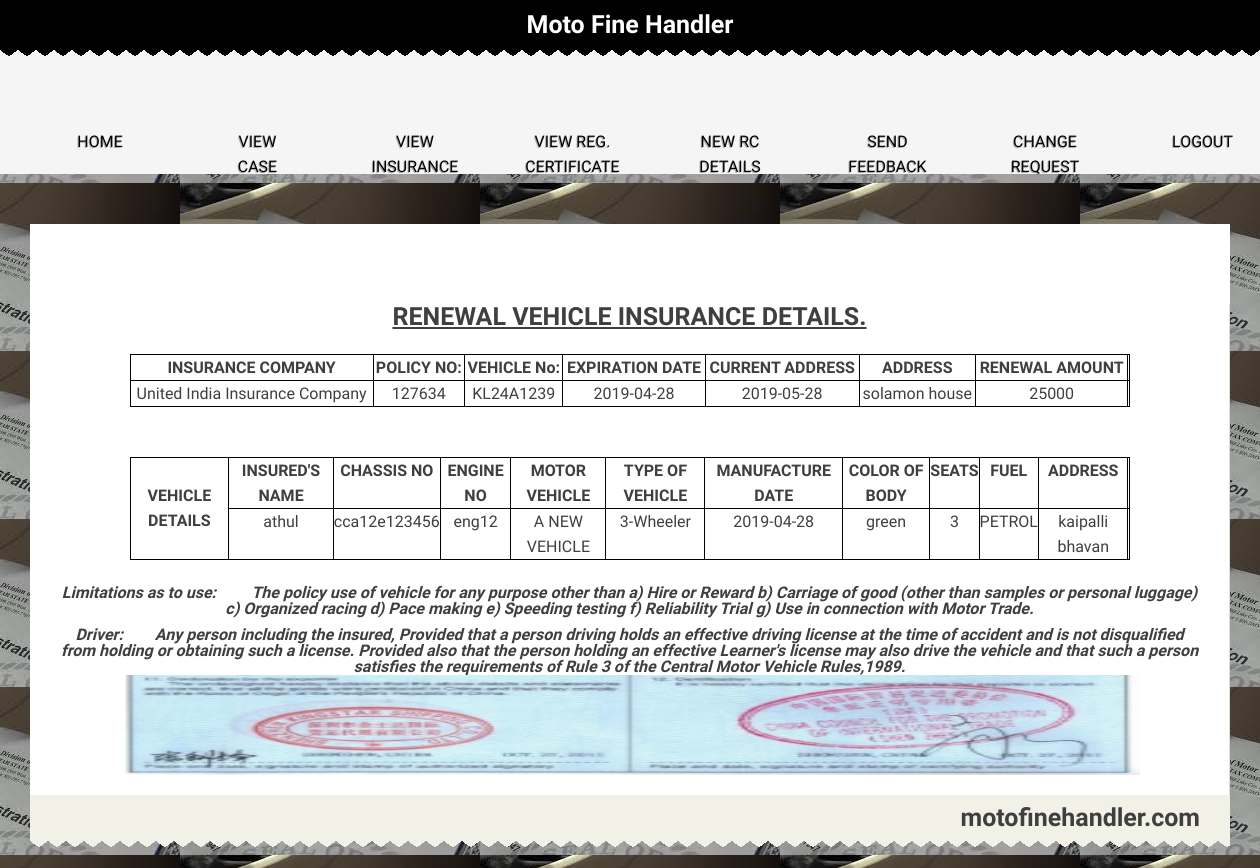
The app's page /viewinsurance.php with its own data.
### tables this page shows
CREATE TABLE IF NOT EXISTS `insurance` (
  `id` int(11) NOT NULL AUTO_INCREMENT,
  `veh_no` varchar(25) NOT NULL,
  `company` varchar(40) NOT NULL,
  `number` varchar(40) NOT NULL,
  `exp_date` date NOT NULL,
  `cdate` date NOT NULL,
  `address` varchar(30) NOT NULL,
  `amount` int(11) NOT NULL,
  `type` char(20) NOT NULL,
  `ccv` int(11) NOT NULL,
  `cardno` bigint(20) NOT NULL,
  PRIMARY KEY (`id`)
);

CREATE TABLE IF NOT EXISTS `rcform` (
  `owner` varchar(15) NOT NULL,
  `chassis` varchar(15) NOT NULL,
  `engine` varchar(15) NOT NULL,
  `motor` varchar(22) NOT NULL,
  `tvehicle` varchar(22) NOT NULL,
  `manufacture` date NOT NULL,
  `color` varchar(22) NOT NULL,
  `seat` varchar(22) NOT NULL,
  `fuel` char(25) NOT NULL,
  `address` varchar(35) NOT NULL,
  `phone` bigint(15) NOT NULL,
  `email` varchar(15) NOT NULL,
  `reg_no` varchar(15) NOT NULL,
  `password` varchar(15) NOT NULL,
  `status` enum('0','1') NOT NULL,
  PRIMARY KEY (`reg_no`)
);

### viewinsurance.php (the view, shortened to what this page needs)
<?php
$query=mysql_query("select * from insurance");
$sql=mysql_num_rows($query);
$q=mysql_query("select * from rcform where status='1'");
$s=mysql_num_rows($q);
?>
<!DOCTYPE html>
<html lang="en">
<head>
  	<link rel="stylesheet" href="css/zerogrid.css">
	<link rel="stylesheet" href="css/style.css">
	<link rel="stylesheet" href="css/slide.css">
	<link rel="stylesheet" href="css/menu.css">
    <link href="font-awesome/css/font-awesome.min.css" rel="stylesheet" type="text/css">
</head>
<body>
<div class="wrap-body">
	<div class="site-title">
		<div class="zerogrid">
			<div class="row">
				<h2 class="t-center">Moto Fine Handler</h2>
			</div>
		</div>
	</div>
    <nav class="cmn-tile-nav">
		<ul class="clearfix">
       <li><a href="userhome.php"style="background-color:whitesmoke;width: 200px; height: 125px;  color: black">Home</a></li>
        <li><a href="viewcase.php"style="background-color:whitesmoke;width: 200px; height: 125px;  color: black">View<br> Case</a></li>
        <li><a href="viewinsurance.php"style="background-color:whitesmoke;width: 200px; height: 125px;  color: black">View<br> Insurance</a></li>
        <li><a href="viewrcform.php"style="background-color:whitesmoke; width: 200px; height: 125px; color: black">View Reg.<br>Certificate</a></li>
        <li><a href="newrc.php"style="background-color:whitesmoke;width: 200px; height: 125px;  color: black">NEW RC <br>DETAILS </a></li>
        <li><a href="send_feed.php"style="background-color:whitesmoke;width: 200px; height: 125px;  color: black">SEND <br> Feedback</a></li>
       <li><a href="changerc.php"style="background-color:whitesmoke;width: 200px; height: 125px;  color: black">Change <br>Request</a></li>
        <li><a href="index_1.php"style="background-color:whitesmoke;width: 200px; height: 125px;  color: black">Logout</a></li>
		</ul>
    </nav>
<section id="container" class="sub-page">
	<div class="wrap-container zerogrid">
		<div class="crumbs">
		</div>
		<div id="main-content">
			<div class="wrap-content">
                            <center><h2><u> RENEWAL VEHICLE INSURANCE DETAILS. </u></h2></center><br>
                <?php
				if($sql==0)
				{
				echo "<h4><center><b>YOUR VEHICLE INSURANCE IS EXPIRED</b></center><h5>";
				}
				else
				{
				?>
                <center>
                    <table style="border:1px solid rgba(0,0,0,1.00); align-content:center;width:1000px">
                <tr style="border:1px solid rgba(0,0,0,1.00);">
                    <th style="border:1px solid rgba(0,0,0,1.00);">INSURANCE COMPANY</th>
                     <th style="border:1px solid rgba(0,0,0,1.00);"> POLICY NO:</th>
                            <th style="border:1px solid rgba(0,0,0,1.00);">VEHICLE No:</th>
                     <th style="border:1px solid rgba(0,0,0,1.00);">EXPIRATION DATE</th>
                      <th style="border:1px solid rgba(0,0,0,1.00);">CURRENT ADDRESS</th>
                        <th style="border:1px solid rgba(0,0,0,1.00);">ADDRESS</th>
                    <th style="border:1px solid rgba(0,0,0,1.00);">RENEWAL AMOUNT</th>
                    </tr>
                <?php
				while($n=mysql_fetch_array($query))
				{
					echo "<tr style='border:1px solid rgba(0,0,0,1.00);'align='center'>"
                                    . "<td style='border:1px solid rgba(0,0,0,1.00);'>$n[2]</td>"
                                                . "<td style='border:1px solid rgba(0,0,0,1.00);'>$n[3]</td>"
                                                . "<td style='border:1px solid rgba(0,0,0,1.00);'>$n[1]</td>"
                                                . "<td style='border:1px solid rgba(0,0,0,1.00);'>$n[4]</td>"
                                                . "<td style='border:1px solid rgba(0,0,0,1.00);'>$n[5]</td>"
                                                . "<td style='border:1px solid rgba(0,0,0,1.00);'>$n[6]</td>"
                                                . "<td style='border:1px solid rgba(0,0,0,1.00);'>$n[7]</td>"
                                                . "<td style='border:1px solid rgba(0,0,0,1.00);'>"
                                                . "</td></tr>";
				}
				}
				?>
                </table></center> <?php
				if($s==0)
				{
				echo "<h4><center>NO VEHICLE REGISTER  CERTIFICATE</center><h5>";
				}
				else
				{
				?>
                <center>
                    <br> <br>
                    <table style="border:1px solid rgba(0,0,0,1.00); align-content:center;width:1000px">
                <tr style="border:1px solid rgba(0,0,0,1.00);">
                    <th rowspan="2" style="border:1px solid rgba(0,0,0,1.00);"><br>VEHICLE DETAILS</th>
                    <th style="border:1px solid rgba(0,0,0,1.00);">INSURED'S NAME</th>
                     <th style="border:1px solid rgba(0,0,0,1.00);">CHASSIS NO</th>
                            <th style="border:1px solid rgba(0,0,0,1.00);">ENGINE NO</th>
                     <th style="border:1px solid rgba(0,0,0,1.00);">MOTOR VEHICLE</th>
                      <th style="border:1px solid rgba(0,0,0,1.00);">TYPE OF VEHICLE</th>
                     <th style="border:1px solid rgba(0,0,0,1.00);">MANUFACTURE DATE</th>
                    <th style="border:1px solid rgba(0,0,0,1.00);">COLOR OF BODY</th>
                    <th style="border:1px solid rgba(0,0,0,1.00);">SEATS</th>
                    <th style="border:1px solid rgba(0,0,0,1.00);">FUEL</th>
                     <th style="border:1px solid rgba(0,0,0,1.00);">ADDRESS</th>
                </tr>
                <?php
				while($n=mysql_fetch_array($q))
				{
					echo "<tr style='border:1px solid rgba(0,0,0,1.00);'align='center'>"
                                    . "<td style='border:1px solid rgba(0,0,0,1.00);'>$n[0]</td>"
                                                . "<td style='border:1px solid rgba(0,0,0,1.00);'>$n[1]</td>"
                                                . "<td style='border:1px solid rgba(0,0,0,1.00);'>$n[2]</td>"
                                                . "<td style='border:1px solid rgba(0,0,0,1.00);'>$n[3]</td>"
                                                . "<td style='border:1px solid rgba(0,0,0,1.00);'>$n[4]</td>"
                                                . "<td style='border:1px solid rgba(0,0,0,1.00);'>$n[5]</td>"
                                                . "<td style='border:1px solid rgba(0,0,0,1.00);'>$n[6]</td>"
                                                . "<td style='border:1px solid rgba(0,0,0,1.00);'>$n[7]</td>"
                                                . "<td style='border:1px solid rgba(0,0,0,1.00);'>$n[8]</td>"
                                                . "<td style='border:1px solid rgba(0,0,0,1.00);'>$n[9]</td>"
                                                . "<td style='border:1px solid rgba(0,0,0,1.00);'>"
                                                . "</td></tr>";
				}
				}
				?>
                    </table><center><br>
                        <H5><i>Limitations as to use:
                            &nbsp;&nbsp;&nbsp;&nbsp;&nbsp;&nbsp;&nbsp; The policy use of vehicle for any purpose other than a) Hire or Reward b) Carriage of good (other than samples or personal luggage)
                     c) Organized racing d) Pace making e) Speeding testing f) Reliability Trial g) Use in connection with Motor Trade.</p>
                             </H5></center><center>
                    <h6>Driver:
                            &nbsp;&nbsp;&nbsp;&nbsp;&nbsp;&nbsp;&nbsp;Any person including the insured, Provided that a person driving holds
                    an effective driving license at the time of accident
                    and is not disqualified from holding or obtaining
                    such a license. Provided also that the person holding an effective Learner's license may
                    also drive the vehicle and that such a person satisfies the requirements of
                    Rule 3 of the Central Motor Vehicle Rules,1989.</i></h6></center>
			<center> <img src="images/seal.PNG" style="width: 1020px; height: 100px;"/></center>
			</div>
		</div>
	</div>
</div>
<footer class="zerogrid">
	<div class="copyright">
		<div class="wrapper">
                    <h1 align="right"> motofinehandler.com</h1>
		</div>
	</div>
</footer>
</body></html>

### css/zerogrid.css (style rules this page uses)
.zerogrid { width: 1200px; position:relative; margin: 0 auto; padding: 0px; }
.zerogrid:after { content: "\0020"; display: block; height: 0; clear: both; visibility: hidden; }
.zerogrid .row:before,.row:after { content: '\0020'; display: block; overflow: hidden; visibility: hidden; width: 0; height: 0; }
.zerogrid .row:after { clear: both; }
.zerogrid .row { zoom: 1; }

### css/style.css (style rules this page uses)
a,abbr,acronym,address,applet,article,aside,audio,b,blockquote,big,body,center,canvas,caption,cite,code,command,datalist,dd,del,details,dfn,dl,div,dt,em,embed,fieldset,figcaption,figure,font,footer,form,h1,h2,h3,h4,h5,h6,header,hgroup,html,i,iframe,img,ins,kbd,keygen,label,legend,li,meter,nav,object,ol,output,p,pre,progress,q,s,samp,section,small,span,source,strike,strong,sub,sup,table,tbody,tfoot,thead,th,tr,tdvideo,tt,u,ul,var { background:transparent;border:0 none;font-size:100%;margin:0;padding:0;border:0;outline:0;vertical-align:top; }
ol, ul { list-style:none; }
table, table td { padding:0;border:none;border-collapse:collapse; }
img { vertical-align:top; }
article, aside, audio, canvas, command, datalist, details, embed, figcaption, figure, footer, header, hgroup, keygen, meter, nav, output, progress, section, source, video { display:block; }
*, *:before, *:after { -webkit-box-sizing: border-box; -moz-box-sizing: border-box; box-sizing: border-box; }
html { -webkit-text-size-adjust: none; }
img { max-width:100%; height: auto;width: auto\9; }
a { color: #654e2d; font-size: 16px; text-decoration: none; -webkit-transition: 0.3s; -moz-transition: 0.3s; -ms-transition: 0.3s; -o-transition: 0.3s; transition-duration: 0.3s; }
h1, h2 { font-size: 25px;line-height: 25px; }
h5, h6 { font-size: 16px;line-height: 16px; }
.t-center { text-align: center!important; }
section:after, section:before { clear: both; content: '\0020'; display: block; visibility: hidden; width: 0; height: 0; }
.clearfix:after, .clearfix:before { clear: both; content: '\0020'; display: block; visibility: hidden; width: 0; height: 0; }
html, body { width:100%; padding:0; margin:0; }
body { background: #292522 url(../images/bg.png) repeat center center;color: #3F3F3F;font: 16px/25px Arial, Helvetica, sans-serif;font-family: 'Goudy Bookletter 1911',Georgia,serif; }
.site-title { background-color:#000; color:#fff;position: relative;padding: 12px; }
.site-title:after { content:''; background:url(../images/bg-1.png) repeat-x; height:12px; width:100%; left:0; bottom:-12px; position:absolute; z-index: 9999; }
#container.sub-page { margin-top: 50px; }
#container .wrap-container { background: #ffffff; }
#main-content { margin-top: 40px; }
#main-content .wrap-content { padding: 0 30px 20px;border-right: 1px solid #ddd; }
footer { margin-top: 20px;background: #F2F1E8; }
.copyright { margin-bottom: 30px; }
.copyright .wrapper { padding: 10px 30px;position: relative; }
.copyright .wrapper:after { content:''; background:url(../images/bg-2.png) repeat-x; height:12px; width:100%; left:0; bottom:-12px; position:absolute; }
.crumbs { -webkit-box-shadow: 0px 25px 18px -26px rgba(0,0,0,0.75);-moz-box-shadow: 0px 25px 18px -26px rgba(0,0,0,0.75);box-shadow: 0px 25px 18px -26px rgba(0,0,0,0.75);padding:20px 0 20px 30px; }

### viewinsurance.php (style rules this page uses)
table, td tr { border: 2px solid black; border-color: brown; max-width: 8000px; max-height: 700PX; background-color: scrollbar; }
body { background-image: url("images/rc.jpg"); }

### records on screen
insurance: company "United India Insurance Company", number "127634", veh_no "KL24A1239", exp_date "2019-04-28", cdate "2019-05-28", address "solamon house", amount "25000"
rcform: owner "athul", chassis "cca12e123456", engine "eng12", motor "A NEW VEHICLE", tvehicle "3-Wheeler", manufacture "2019-04-28", color "green", seat "3", fuel "PETROL", address "kaipalli bhavan"
